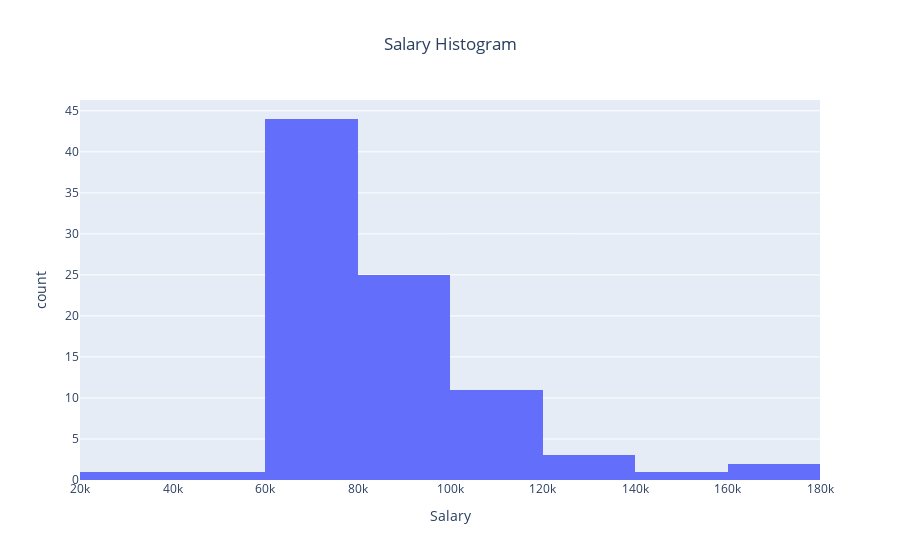

Notebook code for this chart:
### Markdown cell above
c) Generate a histogram with the 'Salary' column and use 12 bins.

### Code cell
#c) (1)
px.histogram(data_frame=data,x="Salary", nbins=12, 
             title="Salary Histogram").update_layout(title_x=0.5)

### Figure 1 — Plotly figure (JSON) as saved in the notebook; plotly's stock layout.template omitted (floating-point values rounded to 4 significant figures)
{"data": [{"alignmentgroup": "True", "bingroup": "x", "hovertemplate": "Salary=%{x}<br>count=%{y}<extra></extra>", "legendgroup": "", "marker": {"color": "#636efa", "pattern": {"shape": ""}}, "name": "", "nbinsx": 12, "offsetgroup": "", "orientation": "v", "showlegend": false, "type": "histogram", "x": [125000, 100000, 70000, 120000, 95000, 60000, 160000, 85000, 75000, 90000, 95000, 40000, 110000, 85000, 75000, 90000, 95000, 60000, 140000, 85000, 75000, 90000, 35000, 75000, 110000, 75000, 90000, 85000, 75000, 110000, 60000, 120000, 85000, 75000, 90000, 65000, 75000, 110000, 75000, 90000, 65000, 75000, 60000, 160000, 85000, 75000, 90000, 65000, 75000, 110000, 75000, 90000, 65000, 75000, 65000, 75000, 100000, 75000, 90000, 65000, 85000, 90000, 65000, 75000, 110000, 75000, 90000, 65000, 75000, 65000, 75000, 100000, 75000, 90000, 65000, 85000, 90000, 65000, 75000, 110000, 75000, 90000, 65000, 75000, 65000, 75000, 100000, 75000], "xaxis": "x", "yaxis": "y"}], "layout": {"barmode": "relative", "legend": {"tracegroupgap": 0}, "title": {"text": "Salary Histogram", "x": 0.5}, "xaxis": {"anchor": "y", "domain": [0, 1], "title": {"text": "Salary"}}, "yaxis": {"anchor": "x", "domain": [0, 1], "title": {"text": "count"}}}}
